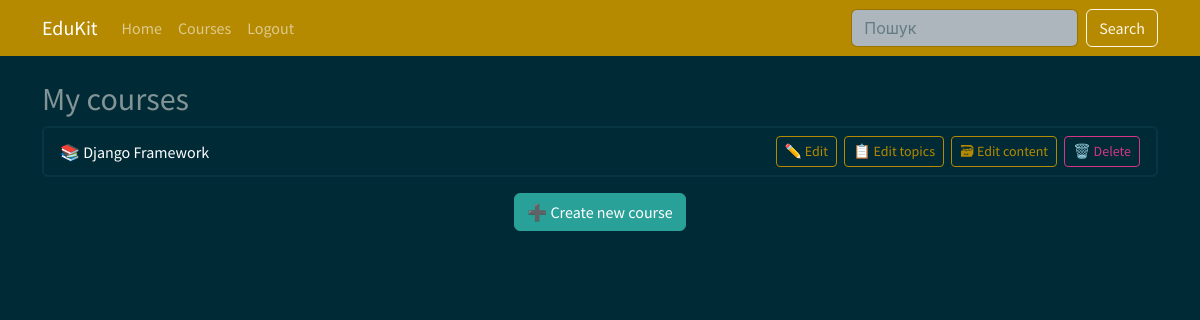
The app's page /course/my_courses/ (signed in), older data.
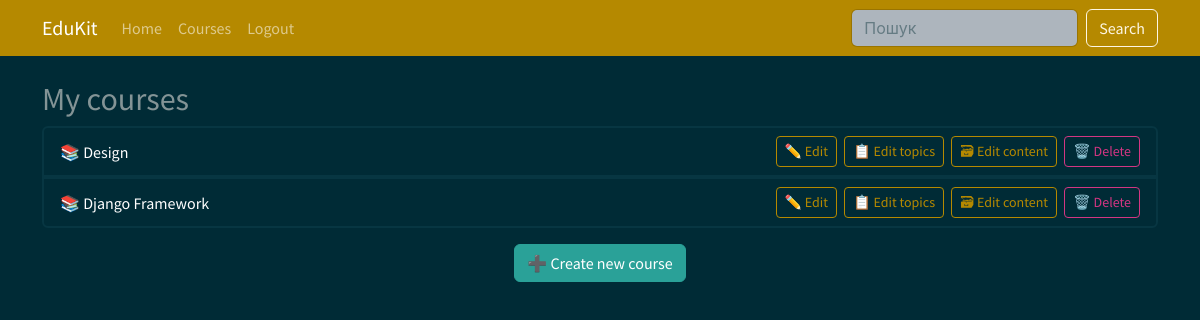
The same page, newer data.
### courses/models.py (models this page shows, shortened)
class Course(models.Model):
    owner = models.ForeignKey(User, related_name="courses_created", on_delete=models.CASCADE, verbose_name="Teacher")
    subject = models.ForeignKey(Subject, related_name="courses", on_delete=models.CASCADE, verbose_name="Subject")
    title = models.CharField(max_length=500, verbose_name="Title")
    slug = models.SlugField(max_length=500, unique=True, verbose_name="Slug")
    overview = models.TextField(verbose_name="Description")
    created = models.DateTimeField(auto_now_add=True)
    class Meta:
        verbose_name = "Course"
        verbose_name_plural = "Courses"
        ordering = ["-created"]

### courses/views.py (the view)
# urls.py: path("my_courses/", views.ManageCourseListView.as_view(), name="manage_course_list"),
class ManageCourseListView(OwnerCourseMixin,ListView):
    permission_required = "courses.view_course"
    template_name = "courses/manage/course/list.html"

### courses/mixins.py (called while the page is built)
    def get_queryset(self):
        qs = super().get_queryset()
        return qs.filter(owner=self.request.user)

### courses/templates/courses/manage/course/list.html (shortened to what this page needs)
{% extends "base.html" %}
{% block content %}
  <h2>My courses</h2>
  <div class="row">
    <div class="col">
      <ul class="list-group mb-3">
        {% for course in object_list %}
          <li class="list-group-item border-2 d-flex justify-content-between align-items-center">
            <span>📚 {{ course.title }}</span>
            <span>
              <a href="{% url 'course_edit' course.id %}" class="btn btn-sm btn-outline-primary me-1">✏️ Edit</a>
              <a href="{% url 'course_module_update' course.id %}" class="btn btn-sm btn-outline-primary me-1">📋 Edit topics</a>
              {% if course.modules.count > 0 %}
                <a href="{% url "module_content_list" course.modules.first.id %}" class="btn btn-sm btn-outline-primary me-1">🗃 Edit content</a>
              {% endif %}
              <a href="{% url 'course_delete' course.id %}" class="btn btn-sm btn-outline-danger">🗑️ Delete</a>
            </span>
          </li>
        {% empty %}
          <li class="list-group-item border-2 text-center text-muted">No courses</li>
        {% endfor %}
      </ul>
      <div class="text-center">
        <a href="{% url 'course_create' %}" class="btn btn-success">➕ Create new course</a>
      </div>
    </div>
  </div>
{% endblock content %}

Row changes from the older to the newer data that the page shows:
added Course: title "Design", shows "🗃 Edit content"
